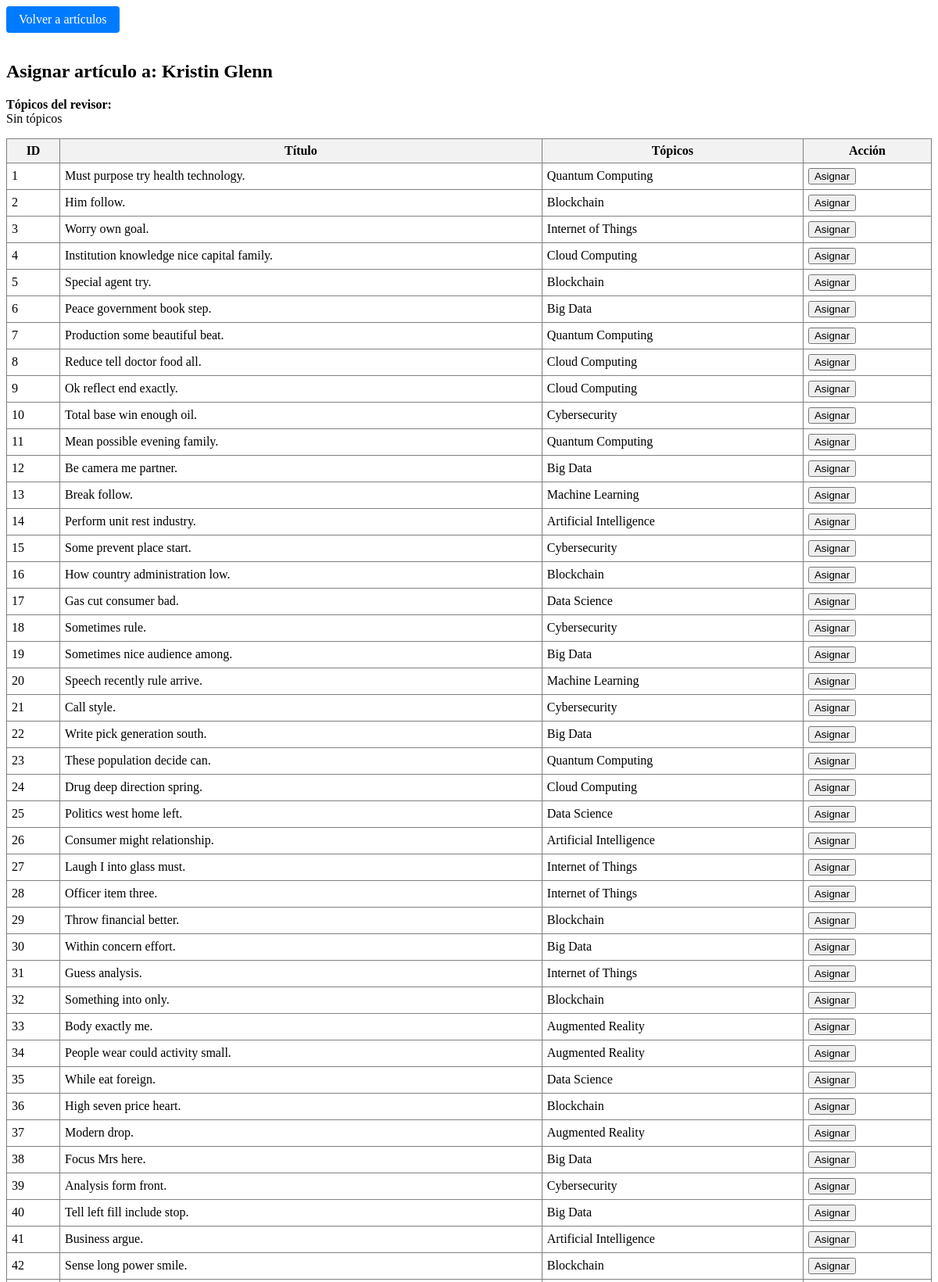
/php/utilidades/asignar_articulo.php?rut_revisor=06621184-6 (upper part), run on the app's committed database.
### tables this page shows
CREATE TABLE Usuario (
    rut VARCHAR(10) PRIMARY KEY,  
    nombre VARCHAR(64) NOT NULL,  
    email VARCHAR(64) NOT NULL UNIQUE,  
    usuario VARCHAR(24) NOT NULL,  
    password VARCHAR(12) NOT NULL,  
    tipo ENUM(
        'Autor',
        'Revisor',
        'Jefe Comite de Programa'
    ) NOT NULL  
);

CREATE TABLE Articulo (
    id_articulo INT AUTO_INCREMENT PRIMARY KEY,  
    titulo VARCHAR(128) NOT NULL UNIQUE,  
    resumen VARCHAR(128),  
    fecha_envio DATE NOT NULL,  
    estado ENUM(
        'En revisión',
        'Aprobado',
        'Rechazado'
    ) NOT NULL  
);

### php/utilidades/asignar_articulo.php (the view, shortened to what this page needs)
<?php
include('../conexion.php');
$rut_revisor = $_GET['rut_revisor'] ?? null;
$stmt = $pdo->prepare("
    SELECT u.nombre, GROUP_CONCAT(DISTINCT t.nombre SEPARATOR ', ') AS topicos
    FROM Usuario u
    LEFT JOIN Revisor_Topico rt ON u.rut = rt.rut_revisor
    LEFT JOIN Topico t ON rt.id_topico = t.id_topico
    WHERE u.rut = ?
    GROUP BY u.rut, u.nombre
");
$stmt->execute([$rut_revisor]);
$revisor = $stmt->fetch();
$stmt = $pdo->query("
    SELECT a.id_articulo, a.titulo, GROUP_CONCAT(DISTINCT t.nombre SEPARATOR ', ') AS topicos
    FROM Articulo a
    LEFT JOIN Articulo_Topico at ON a.id_articulo = at.id_articulo
    LEFT JOIN Topico t ON at.id_topico = t.id_topico
    GROUP BY a.id_articulo, a.titulo
    ORDER BY a.id_articulo
");
$articulos = $stmt->fetchAll();
$stmt = $pdo->prepare("SELECT id_articulo FROM Articulo_Revisor WHERE rut_revisor = ?");
$stmt->execute([$rut_revisor]);
$articulos_asignados = $stmt->fetchAll(PDO::FETCH_COLUMN);
?>
<!DOCTYPE html>
<html lang="es">
<head>
    <link rel="stylesheet" href="../../css/estilos_articulos.css">
</head>
<body>
<a href="../asignar_articulos.php" style="display:inline-block;padding:8px 16px;background:#007BFF;color:#fff;text-decoration:none;border-radius:4px;margin-bottom:16px;">Volver a artículos</a>
<h2>Asignar artículo a: <?= htmlspecialchars($revisor['nombre']) ?></h2>
<p><strong>Tópicos del revisor:</strong><br>
<?= $revisor['topicos'] ? nl2br(htmlspecialchars(str_replace(', ', "\n", $revisor['topicos']))) : 'Sin tópicos'; ?>
</p>
<table border="1" cellpadding="6" style="border-collapse:collapse;width:100%">
    <tr style="background:#f2f2f2">
        <th>ID</th>
        <th>Título</th>
        <th>Tópicos</th>
        <th>Acción</th>
    </tr>
    <?php foreach ($articulos as $articulo):
        $hay_coincidencia = false;
        $clase_tr = $hay_coincidencia ? 'fila-coincide-topico' : '';
    ?>
    <tr class="<?= $clase_tr ?>">
        <td><?= htmlspecialchars($articulo['id_articulo']) ?></td>
        <td><?= htmlspecialchars($articulo['titulo']) ?></td>
        <td>
            <?= $articulo['topicos'] ? nl2br(htmlspecialchars(str_replace(', ', "\n", $articulo['topicos']))) : 'Sin tópicos'; ?>
        </td>
        <td>
            <?php if (in_array($articulo['id_articulo'], $articulos_asignados)): ?>
                <form method="post" style="display:inline;">
                    <input type="hidden" name="id_articulo" value="<?= htmlspecialchars($articulo['id_articulo']) ?>">
                    <input type="hidden" name="quitar" value="1">
                    <button type="submit" style="background:#dc3545;color:#fff;">Quitar</button>
                </form>
            <?php else: ?>
                <form method="post" style="display:inline;">
                    <button type="submit">Asignar</button>
                </form>
            <?php endif; ?>
        </td>
    </tr>
    <?php endforeach; ?>
</table>
</body>
</html>

### data on the page
usuario: nombre "Kristin Glenn"
articulo: id_articulo "1", titulo "Must purpose try health technology.", topicos "Quantum Computing"
articulo: id_articulo "2", titulo "Him follow.", topicos "Blockchain"
articulo: id_articulo "3", titulo "Worry own goal.", topicos "Internet of Things"
articulo: id_articulo "4", titulo "Institution knowledge nice capital family.", topicos "Cloud Computing"
articulo: id_articulo "5", titulo "Special agent try.", topicos "Blockchain"
articulo: id_articulo "6", titulo "Peace government book step.", topicos "Big Data"
articulo: id_articulo "7", titulo "Production some beautiful beat.", topicos "Quantum Computing"
articulo: id_articulo "8", titulo "Reduce tell doctor food all.", topicos "Cloud Computing"
articulo: id_articulo "9", titulo "Ok reflect end exactly.", topicos "Cloud Computing"
articulo: id_articulo "10", titulo "Total base win enough oil.", topicos "Cybersecurity"
articulo: id_articulo "11", titulo "Mean possible evening family.", topicos "Quantum Computing"
articulo: id_articulo "12", titulo "Be camera me partner.", topicos "Big Data"
articulo: id_articulo "13", titulo "Break follow.", topicos "Machine Learning"
articulo: id_articulo "14", titulo "Perform unit rest industry.", topicos "Artificial Intelligence"
articulo: id_articulo "15", titulo "Some prevent place start.", topicos "Cybersecurity"
articulo: id_articulo "16", titulo "How country administration low.", topicos "Blockchain"
articulo: id_articulo "17", titulo "Gas cut consumer bad.", topicos "Data Science"
articulo: id_articulo "18", titulo "Sometimes rule.", topicos "Cybersecurity"
articulo: id_articulo "19", titulo "Sometimes nice audience among.", topicos "Big Data"
articulo: id_articulo "20", titulo "Speech recently rule arrive.", topicos "Machine Learning"
articulo: id_articulo "21", titulo "Call style.", topicos "Cybersecurity"
articulo: id_articulo "22", titulo "Write pick generation south.", topicos "Big Data"
articulo: id_articulo "23", titulo "These population decide can.", topicos "Quantum Computing"
articulo: id_articulo "24", titulo "Drug deep direction spring.", topicos "Cloud Computing"
articulo: id_articulo "25", titulo "Politics west home left.", topicos "Data Science"
articulo: id_articulo "26", titulo "Consumer might relationship.", topicos "Artificial Intelligence"
articulo: id_articulo "27", titulo "Laugh I into glass must.", topicos "Internet of Things"
articulo: id_articulo "28", titulo "Officer item three.", topicos "Internet of Things"
articulo: id_articulo "29", titulo "Throw financial better.", topicos "Blockchain"
articulo: id_articulo "30", titulo "Within concern effort.", topicos "Big Data"
articulo: id_articulo "31", titulo "Guess analysis.", topicos "Internet of Things"
articulo: id_articulo "32", titulo "Something into only.", topicos "Blockchain"
articulo: id_articulo "33", titulo "Body exactly me.", topicos "Augmented Reality"
articulo: id_articulo "34", titulo "People wear could activity small.", topicos "Augmented Reality"
articulo: id_articulo "35", titulo "While eat foreign.", topicos "Data Science"
articulo: id_articulo "36", titulo "High seven price heart.", topicos "Blockchain"
articulo: id_articulo "37", titulo "Modern drop.", topicos "Augmented Reality"
articulo: id_articulo "38", titulo "Focus Mrs here.", topicos "Big Data"
articulo: id_articulo "39", titulo "Analysis form front.", topicos "Cybersecurity"
articulo: id_articulo "40", titulo "Tell left fill include stop.", topicos "Big Data"
articulo: id_articulo "41", titulo "Business argue.", topicos "Artificial Intelligence"
articulo: id_articulo "42", titulo "Sense long power smile.", topicos "Blockchain"
